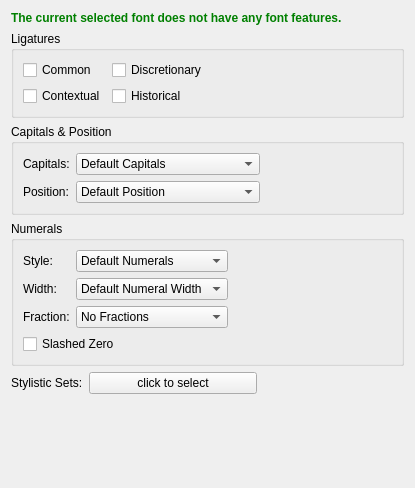
<?xml version="1.0" encoding="UTF-8"?>
<ui version="4.0">
 <class>smFontFeaturesBase</class>
 <widget class="QWidget" name="smFontFeaturesBase">
  <property name="geometry">
   <rect>
    <x>0</x>
    <y>0</y>
    <width>415</width>
    <height>488</height>
   </rect>
  </property>
  <property name="windowTitle">
   <string notr="true">Form</string>
  </property>
  <layout class="QVBoxLayout" name="verticalLayout_2">
   <item>
    <widget class="QLabel" name="statusLabel">
     <property name="enabled">
      <bool>true</bool>
     </property>
     <property name="text">
      <string>&lt;html&gt;&lt;head/&gt;&lt;body&gt;&lt;p&gt;&lt;span style=&quot; font-weight:600; color:#008000;&quot;&gt;The current selected font does not have any font features.&lt;/span&gt;&lt;/p&gt;&lt;/body&gt;&lt;/html&gt;</string>
     </property>
     <property name="textFormat">
      <enum>Qt::RichText</enum>
     </property>
     <property name="wordWrap">
      <bool>true</bool>
     </property>
    </widget>
   </item>
   <item>
    <widget class="QGroupBox" name="ligaturesGroupBox">
     <property name="title">
      <string>Ligatures</string>
     </property>
     <layout class="QFormLayout" name="formLayout">
      <item row="0" column="0">
       <widget class="QCheckBox" name="CommonCheck">
        <property name="sizePolicy">
         <sizepolicy hsizetype="Preferred" vsizetype="Preferred">
          <horstretch>0</horstretch>
          <verstretch>0</verstretch>
         </sizepolicy>
        </property>
        <property name="toolTip">
         <string>Common Ligatures (liga)</string>
        </property>
        <property name="text">
         <string>Common</string>
        </property>
        <property name="checked">
         <bool>false</bool>
        </property>
       </widget>
      </item>
      <item row="0" column="1">
       <widget class="QCheckBox" name="DiscretionaryCheck">
        <property name="sizePolicy">
         <sizepolicy hsizetype="Preferred" vsizetype="Preferred">
          <horstretch>0</horstretch>
          <verstretch>0</verstretch>
         </sizepolicy>
        </property>
        <property name="toolTip">
         <string>Discretionary Ligatures (dlig)</string>
        </property>
        <property name="text">
         <string>Discretionary</string>
        </property>
        <property name="autoExclusive">
         <bool>false</bool>
        </property>
       </widget>
      </item>
      <item row="1" column="0">
       <widget class="QCheckBox" name="ContextualCheck">
        <property name="sizePolicy">
         <sizepolicy hsizetype="Preferred" vsizetype="Preferred">
          <horstretch>0</horstretch>
          <verstretch>0</verstretch>
         </sizepolicy>
        </property>
        <property name="toolTip">
         <string>Contextual Ligatures (clig)</string>
        </property>
        <property name="text">
         <string>Contextual</string>
        </property>
        <property name="checked">
         <bool>false</bool>
        </property>
        <property name="autoRepeat">
         <bool>false</bool>
        </property>
        <property name="autoExclusive">
         <bool>false</bool>
        </property>
        <property name="tristate">
         <bool>false</bool>
        </property>
       </widget>
      </item>
      <item row="1" column="1">
       <widget class="QCheckBox" name="HistoricalCheck">
        <property name="sizePolicy">
         <sizepolicy hsizetype="Preferred" vsizetype="Preferred">
          <horstretch>0</horstretch>
          <verstretch>0</verstretch>
         </sizepolicy>
        </property>
        <property name="toolTip">
         <string>Historical Ligatures (hlig)</string>
        </property>
        <property name="text">
         <string>Historical</string>
        </property>
        <property name="checked">
         <bool>false</bool>
        </property>
        <property name="autoExclusive">
         <bool>true</bool>
        </property>
       </widget>
      </item>
     </layout>
    </widget>
   </item>
   <item>
    <widget class="QGroupBox" name="capitalsGroupBox">
     <property name="sizePolicy">
      <sizepolicy hsizetype="Preferred" vsizetype="Maximum">
       <horstretch>0</horstretch>
       <verstretch>0</verstretch>
      </sizepolicy>
     </property>
     <property name="title">
      <string>Capitals &amp;&amp; Position</string>
     </property>
     <layout class="QVBoxLayout" name="verticalLayout_3">
      <item>
       <layout class="QGridLayout" name="gridLayout">
        <item row="0" column="1">
         <widget class="QComboBox" name="capitalsComboBox">
          <item>
           <property name="text">
            <string>Default Capitals</string>
           </property>
          </item>
          <item>
           <property name="text">
            <string>Small Capitals</string>
           </property>
          </item>
          <item>
           <property name="text">
            <string>Petite Capitals</string>
           </property>
          </item>
          <item>
           <property name="text">
            <string>Unicase</string>
           </property>
          </item>
          <item>
           <property name="text">
            <string>Titling</string>
           </property>
          </item>
          <item>
           <property name="text">
            <string>Petite Capitals from Capitals</string>
           </property>
          </item>
          <item>
           <property name="text">
            <string>Small Capitals from Capitals</string>
           </property>
          </item>
         </widget>
        </item>
        <item row="0" column="0">
         <widget class="QLabel" name="capitalsLabel">
          <property name="text">
           <string>Capitals:</string>
          </property>
         </widget>
        </item>
        <item row="0" column="2">
         <spacer name="capitalsSpacer">
          <property name="orientation">
           <enum>Qt::Horizontal</enum>
          </property>
          <property name="sizeHint" stdset="0">
           <size>
            <width>40</width>
            <height>20</height>
           </size>
          </property>
         </spacer>
        </item>
        <item row="1" column="0">
         <widget class="QLabel" name="positionLabel">
          <property name="text">
           <string>Position:</string>
          </property>
         </widget>
        </item>
        <item row="1" column="1">
         <widget class="QComboBox" name="positionComboBox">
          <item>
           <property name="text">
            <string>Default Position</string>
           </property>
          </item>
          <item>
           <property name="text">
            <string>Subscript</string>
           </property>
          </item>
          <item>
           <property name="text">
            <string>Superscript</string>
           </property>
          </item>
          <item>
           <property name="text">
            <string>Ordinals</string>
           </property>
          </item>
         </widget>
        </item>
        <item row="1" column="2">
         <spacer name="positionSpacer">
          <property name="orientation">
           <enum>Qt::Horizontal</enum>
          </property>
          <property name="sizeHint" stdset="0">
           <size>
            <width>40</width>
            <height>20</height>
           </size>
          </property>
         </spacer>
        </item>
       </layout>
      </item>
     </layout>
    </widget>
   </item>
   <item>
    <widget class="QGroupBox" name="numeralsGroupBox">
     <property name="sizePolicy">
      <sizepolicy hsizetype="Preferred" vsizetype="Maximum">
       <horstretch>0</horstretch>
       <verstretch>0</verstretch>
      </sizepolicy>
     </property>
     <property name="title">
      <string>Numerals</string>
     </property>
     <layout class="QVBoxLayout" name="verticalLayout">
      <item>
       <layout class="QGridLayout" name="gridLayout_2">
        <item row="0" column="1">
         <widget class="QComboBox" name="numeralComboBox">
          <item>
           <property name="text">
            <string>Default Numerals</string>
           </property>
          </item>
          <item>
           <property name="text">
            <string>Lining</string>
           </property>
          </item>
          <item>
           <property name="text">
            <string>Old Style</string>
           </property>
          </item>
         </widget>
        </item>
        <item row="0" column="2">
         <spacer name="numeralSpacer">
          <property name="orientation">
           <enum>Qt::Horizontal</enum>
          </property>
          <property name="sizeHint" stdset="0">
           <size>
            <width>40</width>
            <height>20</height>
           </size>
          </property>
         </spacer>
        </item>
        <item row="0" column="0">
         <widget class="QLabel" name="styleLabel">
          <property name="text">
           <string>Style:</string>
          </property>
         </widget>
        </item>
        <item row="1" column="0">
         <widget class="QLabel" name="widthLabel">
          <property name="text">
           <string>Width:</string>
          </property>
         </widget>
        </item>
        <item row="1" column="2">
         <spacer name="widthSpacer">
          <property name="orientation">
           <enum>Qt::Horizontal</enum>
          </property>
          <property name="sizeHint" stdset="0">
           <size>
            <width>40</width>
            <height>20</height>
           </size>
          </property>
         </spacer>
        </item>
        <item row="1" column="1">
         <widget class="QComboBox" name="widthComboBox">
          <item>
           <property name="text">
            <string>Default Numeral Width</string>
           </property>
          </item>
          <item>
           <property name="text">
            <string>Proportional</string>
           </property>
          </item>
          <item>
           <property name="text">
            <string>Tabular</string>
           </property>
          </item>
         </widget>
        </item>
        <item row="2" column="0">
         <widget class="QLabel" name="fractionLabel">
          <property name="text">
           <string>Fraction:</string>
          </property>
         </widget>
        </item>
        <item row="2" column="1">
         <widget class="QComboBox" name="fractionComboBox">
          <item>
           <property name="text">
            <string>No Fractions</string>
           </property>
          </item>
          <item>
           <property name="text">
            <string>Diagonal Fractions</string>
           </property>
          </item>
          <item>
           <property name="text">
            <string>Stacked Fractions</string>
           </property>
          </item>
         </widget>
        </item>
        <item row="2" column="2">
         <spacer name="fractionSpacer">
          <property name="orientation">
           <enum>Qt::Horizontal</enum>
          </property>
          <property name="sizeHint" stdset="0">
           <size>
            <width>40</width>
            <height>20</height>
           </size>
          </property>
         </spacer>
        </item>
       </layout>
      </item>
      <item>
       <widget class="QCheckBox" name="SlashedZeroCheck">
        <property name="enabled">
         <bool>true</bool>
        </property>
        <property name="toolTip">
         <string>Slashed Zero (zero)</string>
        </property>
        <property name="text">
         <string>Slashed Zero</string>
        </property>
       </widget>
      </item>
     </layout>
    </widget>
   </item>
   <item>
    <layout class="QHBoxLayout" name="horizontalLayout_6">
     <item>
      <widget class="QLabel" name="stylisticSetsLabel">
       <property name="text">
        <string>Stylistic Sets:</string>
       </property>
      </widget>
     </item>
     <item>
      <widget class="QPushButton" name="stylisticSetsButton">
       <property name="sizePolicy">
        <sizepolicy hsizetype="Preferred" vsizetype="Preferred">
         <horstretch>0</horstretch>
         <verstretch>0</verstretch>
        </sizepolicy>
       </property>
       <property name="minimumSize">
        <size>
         <width>168</width>
         <height>0</height>
        </size>
       </property>
       <property name="text">
        <string>click to select</string>
       </property>
       <property name="checkable">
        <bool>false</bool>
       </property>
      </widget>
     </item>
     <item>
      <spacer name="horizontalSpacer_6">
       <property name="orientation">
        <enum>Qt::Horizontal</enum>
       </property>
       <property name="sizeHint" stdset="0">
        <size>
         <width>40</width>
         <height>20</height>
        </size>
       </property>
      </spacer>
     </item>
    </layout>
   </item>
   <item>
    <spacer name="verticalSpacer">
     <property name="orientation">
      <enum>Qt::Vertical</enum>
     </property>
     <property name="sizeHint" stdset="0">
      <size>
       <width>20</width>
       <height>40</height>
      </size>
     </property>
    </spacer>
   </item>
  </layout>
 </widget>
 <resources/>
 <connections/>
</ui>
